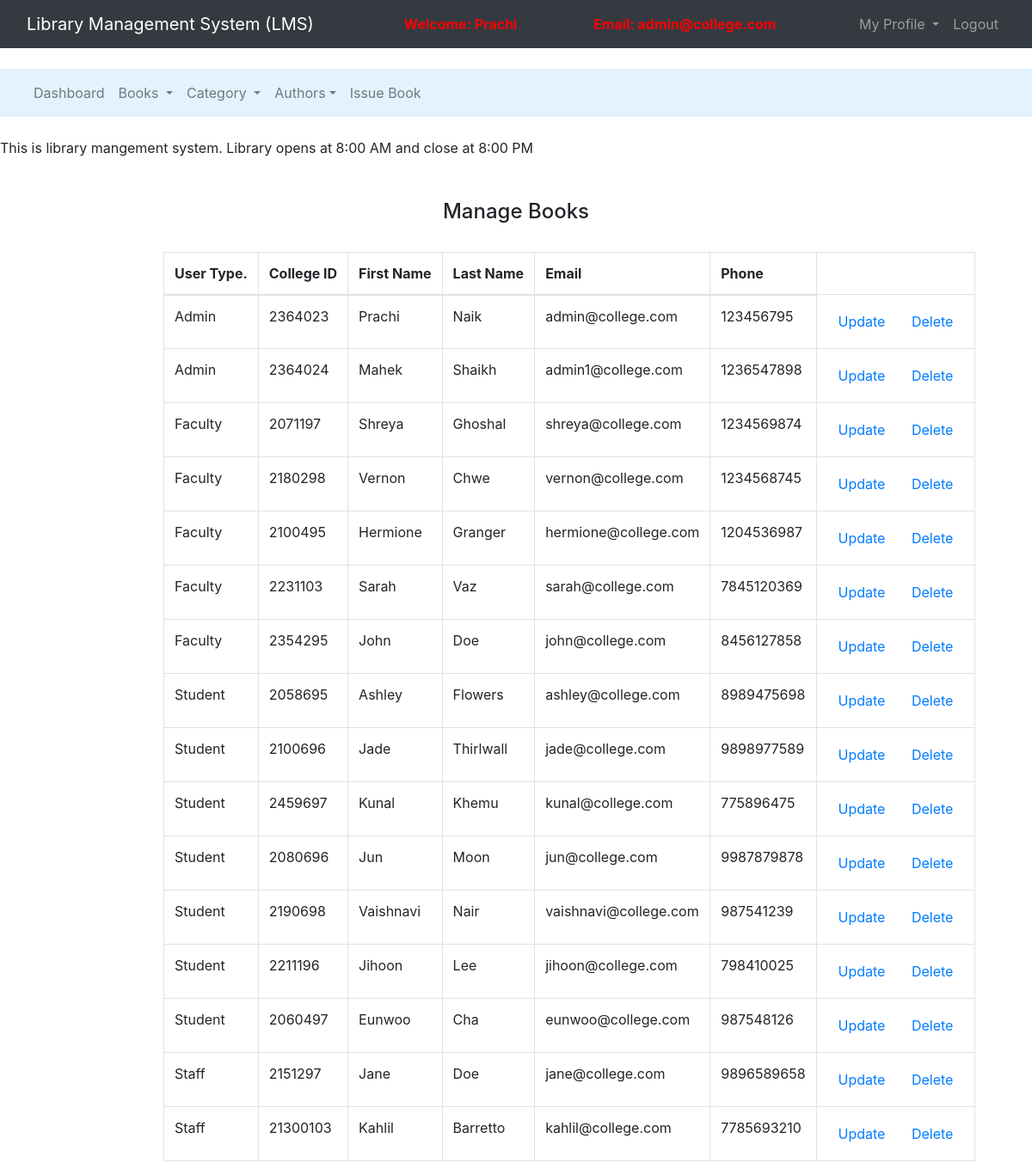
Screenshot of /admin/manageUsers.php (signed in) with the database file from the repository.
### tables this page shows
CREATE TABLE `users` (
  `id` bigint(20) NOT NULL,
  `user_id` bigint(20) NOT NULL,
  `user_type` varchar(10) NOT NULL,
  `college_id` varchar(15) NOT NULL,
  `user_fname` varchar(50) NOT NULL,
  `user_lname` varchar(50) NOT NULL,
  `user_email` varchar(30) NOT NULL,
  `user_phone` varchar(10) NOT NULL,
  `password` varchar(20) NOT NULL,
  `created_at` timestamp NOT NULL DEFAULT current_timestamp()
);

### functions.php (called while the page is built, shortened)
<?php
    function check_login($con){
        if(isset($_SESSION['user_id'])){
            $id = $_SESSION['user_id'];
            $query = "select * from users where user_id = '$id' limit 1";
            $result = mysqli_query($con, $query);
            if($result && mysqli_num_rows($result) > 0){
                $user_data = mysqli_fetch_assoc($result);
                return $user_data;
            }
        }
        exit;
    }

### admin/manageUsers.php (the view, shortened to what this page needs)
<?php
    include("../connection.php");
    require("../functions.php");
	$user_data = check_login($con);
?>
<!DOCTYPE html>
<html>
<head>
	<link rel="stylesheet" type="text/css" href="../bootstrap-4.4.1/css/bootstrap.min.css">
</head>
<body>
	<nav class="navbar navbar-expand-lg navbar-dark bg-dark">
		<div class="container-fluid">
			<div class="navbar-header">
				<a class="navbar-brand" href="adminHomepage.php">Library Management System (LMS)</a>
			</div>
			<font style="color: red"><span><strong>Welcome: <?php echo $user_data['user_fname'];?></strong></span></font>
			<font style="color: red"><span><strong>Email: <?php echo $user_data['user_email'];?></strong></font>
		    <ul class="nav navbar-nav navbar-right">
		      <li class="nav-item dropdown">
	        	<a class="nav-link dropdown-toggle" data-toggle="dropdown">My Profile </a>
		      </li>
		      <li class="nav-item">
		        <a class="nav-link" href="../logout.php">Logout</a>
		      </li>
		    </ul>
		</div>
	</nav><br>
	<nav class="navbar navbar-expand-lg navbar-light" style="background-color: #e3f2fd">
		<div class="container-fluid">
		    <ul class="nav navbar-nav navbar-center">
		      <li class="nav-item">
		        <a class="nav-link" href="adminHomepage.php">Dashboard</a>
		      </li>
		      <li class="nav-item dropdown">
	        	<a class="nav-link dropdown-toggle" data-toggle="dropdown">Books </a>
		      </li>
		      <li class="nav-item dropdown">
	        	<a class="nav-link dropdown-toggle" data-toggle="dropdown">Category </a>
		      </li>
		      <li class="nav-item dropdown">
	        	<a class="nav-link dropdown-toggle" data-toggle="dropdown">Authors</a>
		      </li>
	          <li class="nav-item">
		        <a class="nav-link" href="issueBooks.php">Issue Book</a>
		      </li>
		    </ul>
		</div>
	</nav><br>
	<span><marquee>This is library mangement system. Library opens at 8:00 AM and close at 8:00 PM</marquee></span><br><br>
		<center><h4>Manage Books</h4><br></center>
		<div class="row">
			<div class="col-md-2"></div>
			<div class="col-md-*">
				<table class="table table-bordered table-hover">
					<thead>
						<tr>
                            <th>User Type.</th>
							<th>College ID</th>
							<th>First Name</th>
							<th>Last Name</th>
							<th>Email</th>
                            <th>Phone</th>
						</tr>
					</thead>
					<?php
						$query = "select * from users";
						$result = mysqli_query($con,$query);
						while ($user = mysqli_fetch_assoc($result)){
							?>
							<tr>
                                <td><?php echo $user['user_type'];?></td>
								<td><?php echo $user['college_id'];?></td>
								<td><?php echo $user['user_fname'];?></td>
								<td><?php echo $user['user_lname'];?></td>
								<td><?php echo $user['user_email'];?></td>
								<td><?php echo $user['user_phone'];?></td>
								<td><button class="btn" name=""><a href="updateUsers.php?cid=<?php echo $user['college_id'];?>">Update</a></button>
								<button class="btn"><a href="removeUsers.php?cid=<?php echo $user['college_id'];?>">Delete</a></button></td>
							</tr>
							<?php
						}
					?>
				</table>
			</div>
		</div>
</body>
</html>

### rows the page displays
users: user_fname "Prachi", user_email "admin@college.com", user_type "Admin", college "2364023", user_lname "Naik", user_phone "123456795"
users: user_type "Admin", college "2364024", user_fname "Mahek", user_lname "Shaikh", user_email "admin1@college.com", user_phone "1236547898"
users: user_type "Faculty", college "2071197", user_fname "Shreya", user_lname "Ghoshal", user_email "shreya@college.com", user_phone "1234569874"
users: user_type "Faculty", college "2180298", user_fname "Vernon", user_lname "Chwe", user_email "vernon@college.com", user_phone "1234568745"
users: user_type "Faculty", college "2100495", user_fname "Hermione", user_lname "Granger", user_email "hermione@college.com", user_phone "1204536987"
users: user_type "Faculty", college "2231103", user_fname "Sarah", user_lname "Vaz", user_email "sarah@college.com", user_phone "7845120369"
users: user_type "Faculty", college "2354295", user_fname "John", user_lname "Doe", user_email "john@college.com", user_phone "8456127858"
users: user_type "Student", college "2058695", user_fname "Ashley", user_lname "Flowers", user_email "ashley@college.com", user_phone "8989475698"
users: user_type "Student", college "2100696", user_fname "Jade", user_lname "Thirlwall", user_email "jade@college.com", user_phone "9898977589"
users: user_type "Student", college "2459697", user_fname "Kunal", user_lname "Khemu", user_email "kunal@college.com", user_phone "775896475"
users: user_type "Student", college "2080696", user_fname "Jun", user_lname "Moon", user_email "jun@college.com", user_phone "9987879878"
users: user_type "Student", college "2190698", user_fname "Vaishnavi", user_lname "Nair", user_email "vaishnavi@college.com", user_phone "987541239"
users: user_type "Student", college "2211196", user_fname "Jihoon", user_lname "Lee", user_email "jihoon@college.com", user_phone "798410025"
users: user_type "Student", college "2060497", user_fname "Eunwoo", user_lname "Cha", user_email "eunwoo@college.com", user_phone "987548126"
users: user_type "Staff", college "2151297", user_fname "Jane", user_lname "Doe", user_email "jane@college.com", user_phone "9896589658"
users: user_type "Staff", college "21300103", user_fname "Kahlil", user_lname "Barretto", user_email "kahlil@college.com", user_phone "7785693210"
